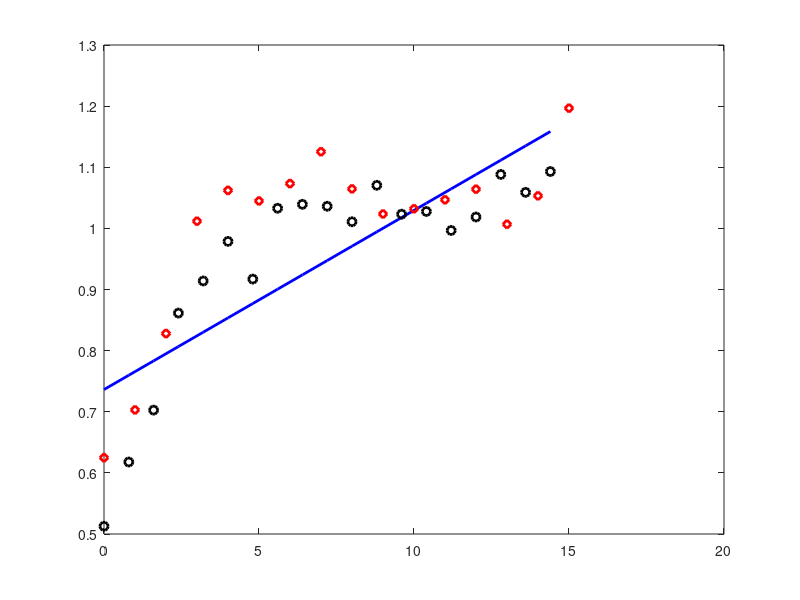

The MATLAB script that drew this image: (Note: this script raises an error after producing the figure.)
clc;
clear;
x = 0:.8:15;
test_x = 0:1:15;

y = 1./(1+exp(-.5.*x)) + .1*rand(size(x));
test_y = 1./(1+exp(-.5.*test_x)) + .2*rand(size(test_x));

% disp(size(y));
% plot(x,y,'*');
% ylim([0.4 1.5])

%%
%  polyfit() returns the coefficients for a polynomial of degree n that is a best fit for the data in y. The returned coefficients are in descending powers.
[p, S, mu]=polyfit(x,y, 1);

y1 = polyval(p,x,S,mu);
figure
plot(x,y1,'b','LineWidth',2);
hold on;
plot(x,y,'ok','LineWidth',2);
hold on
plot(test_x,test_y,'dr','LineWidth',2);
hold on;
% grid on;
% grid minor;
latex_fig(13,5,4)
ylim([0.4 1.5])
legend('Regression line','Train data','Test data');

y_against_test_x = polyval(p,test_x,S,mu);

% for i=1:length(test_x)
%     plot([test_x(i) test_x(i)], [y_against_test_x(i) test_y(i)],'k','linewidth',2);
%     
% end

% legend('Data points','Regression line');
xlabel('size','Interpreter','Latex');
ylabel('price','Interpreter','Latex');
set(gca,'Fontsize',12)
hold off
%%
%  polyfit() returns the coefficients for a polynomial of degree n that is a best fit for the data in y. The returned coefficients are in descending powers.
[p, S, mu]=polyfit(x,y, 2);

y1 = polyval(p,x,S,mu);
figure
plot(x,y1,'b','LineWidth',2);
hold on;
plot(x,y,'ok','LineWidth',2);
hold on
plot(test_x,test_y,'dr','LineWidth',2);
hold on;
% grid on;
% grid minor;
latex_fig(13,5,4)
ylim([0.4 1.5])
legend('Regression line','Train data','Test data');

y_against_test_x = polyval(p,test_x,S,mu);

% for i=1:length(test_x)
%     plot([test_x(i) test_x(i)], [y_against_test_x(i) test_y(i)],'k','linewidth',2);
%     
% end

% legend('Data points','Regression line');
xlabel('size','Interpreter','Latex');
ylabel('price','Interpreter','Latex');
set(gca,'Fontsize',12)
hold off
%%
%  polyfit() returns the coefficients for a polynomial of degree n that is a best fit for the data in y. The returned coefficients are in descending powers.
[p, S, mu]=polyfit(x,y, 20);

y1 = polyval(p,x,S,mu);
figure
plot(x,y1,'b','LineWidth',2);
hold on;
plot(x,y,'ok','LineWidth',2);
hold on
plot(test_x,test_y,'dr','LineWidth',2);
hold on;
% grid on;
% grid minor;
latex_fig(13,5,4)
ylim([0.4 1.5])
legend('Regression line','Train data','Test data');

y_against_test_x = polyval(p,test_x,S,mu);

% for i=1:length(test_x)
%     
%     plot([test_x(i) test_x(i)], [test_y(i) y_against_test_x(i)],'linewidth',2);
%     
% end

xlabel('size','Interpreter','Latex');
ylabel('price','Interpreter','Latex');
set(gca,'Fontsize',12)
hold off
